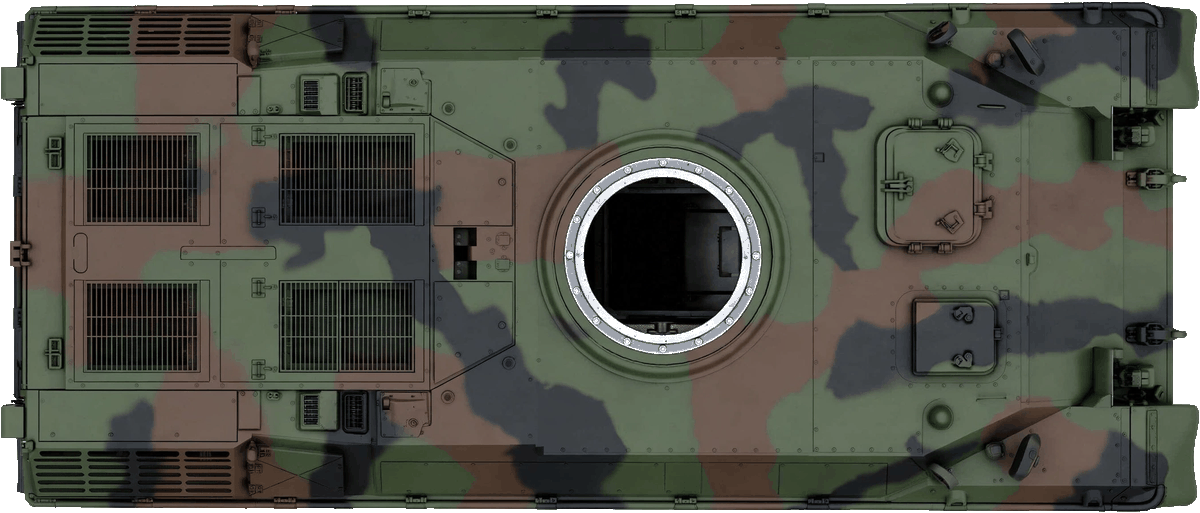
#> input picture assets/tanks/Leapard_1_hull.png, 1200 x 513 px, found by its file name; its folder holds only this picture in this run
$ python clean_sprite_bg.py ../assets/tanks/Leapard_1_hull.png
#> lines starting #> are read from the running program, lines starting #| are printed output that depends on the picture; after the words box and inside, x2 and y2 are one past the last pixel; in counts of white or black regions, pixels touching at a corner belong together
"""整车精灵贴图「白底 / 白色残留」清理工具。

用途
----
把 AI 生成的四层精灵贴图（`assets/tanks/**.png`）里未抠净的白色背景清成透明，
同时**保留坦克本体上的浅色高光与涂装**。

核心判据（一条，简单且不会误伤）
--------------------------------
把「图片外部」定义为：从图片边框出发，沿 **透明像素 ∪ 近白像素** 可达的区域。
→ 可达的近白像素 = 背景（外部白底、以及透过轮廓缝隙/镂空连通到外面的白边）
→ **不可达**的近白像素 = 被深色装甲完全包围 = 本体细节（高光/浅色涂装），一律保留

这样无论背景是全透明、半透明，还是整块不透明白底（外部白 → 从边框直接连通），
都能正确识别；而本体内部的白绝不与外部连通，因此永不被误删。

近白定义：不透明(alpha > 24) 且 max(RGB) >= 170 且 (max-min) <= 34。

不做羽化：这些贴图源本为**二值 alpha**（实测半透明像素数为 0），
早期版本用 alpha=128 做羽化会在深色战场上留下白色辉光边，已移除。

用法
----
  python scripts/clean_sprite_bg.py --dry [--ascii] [文件...]   # 只探测（可附清理后剪影预览）
  python scripts/clean_sprite_bg.py [文件...]                   # 清理（原地写回 png）
"""
import os
import sys
import json
from collections import deque

import numpy as np
from PIL import Image

ROOT = os.path.dirname(os.path.dirname(os.path.abspath(__file__)))
ASSETS = os.path.join(ROOT, 'assets', 'tanks')

THR_LIGHT = 170     # 近白亮度阈值 max(RGB)
SPREAD = 34         # 近白饱和度上限 max-min
ALPHA_OPAQUE = 24   # 视为不透明的 alpha 下限


def resolve(name):
    p = os.path.join(ASSETS, name)
    if not os.path.exists(p):
        p = os.path.join(ASSETS, 'barrels', os.path.basename(name))
    return p


def near_white(rgb):
    mx = rgb[:, :, :3].max(axis=2)
    mn = rgb[:, :, :3].min(axis=2)
    return (mx >= THR_LIGHT) & ((mx - mn) <= SPREAD)


def outside_reachable(passable):
    """从图片边框沿 passable 洪泛（4 邻域），返回可达掩码。"""
    h, w = passable.shape
    out = np.zeros((h, w), dtype=bool)
    dq = deque()
    for y in range(h):
        for x in (0, w - 1):
            if passable[y, x] and not out[y, x]:
                out[y, x] = True; dq.append((x, y))
    for x in range(w):
        for y in (0, h - 1):
            if passable[y, x] and not out[y, x]:
                out[y, x] = True; dq.append((x, y))
    while dq:
        x, y = dq.popleft()
        for dx, dy in ((1, 0), (-1, 0), (0, 1), (0, -1)):
            nx, ny = x + dx, y + dy
            if 0 <= nx < w and 0 <= ny < h and passable[ny, nx] and not out[ny, nx]:
                out[ny, nx] = True; dq.append((nx, ny))
    return out


def components(mask, min_px=300):
    h, w = mask.shape
    seen = np.zeros((h, w), dtype=bool)
    out = []
    for sy in range(h):
        for sx in range(w):
            if mask[sy, sx] and not seen[sy, sx]:
                dq = deque([(sx, sy)]); seen[sy, sx] = True
                pts = []
                while dq:
                    x, y = dq.popleft(); pts.append((x, y))
                    for dx, dy in ((1, 0), (-1, 0), (0, 1), (0, -1)):
                        nx, ny = x + dx, y + dy
                        if 0 <= nx < w and 0 <= ny < h and mask[ny, nx] and not seen[ny, nx]:
                            seen[ny, nx] = True; dq.append((nx, ny))
                if len(pts) >= min_px:
                    xs = [q[0] for q in pts]; ys = [q[1] for q in pts]
                    out.append(dict(px=len(pts), bbox=[min(xs), min(ys), max(xs) + 1, max(ys) + 1]))
    out.sort(key=lambda c: -c['px'])
    return out


def process(path, dry=False):
#> called with dry = False
    im = Image.open(path).convert('RGBA')
#> im is the input picture: PIL image 1200x513 RGBA; mean R, G, B, A 71.1, 72.8, 63.4, 243.9
    arr = np.array(im).astype(np.int16)
    alpha = arr[:, :, 3]
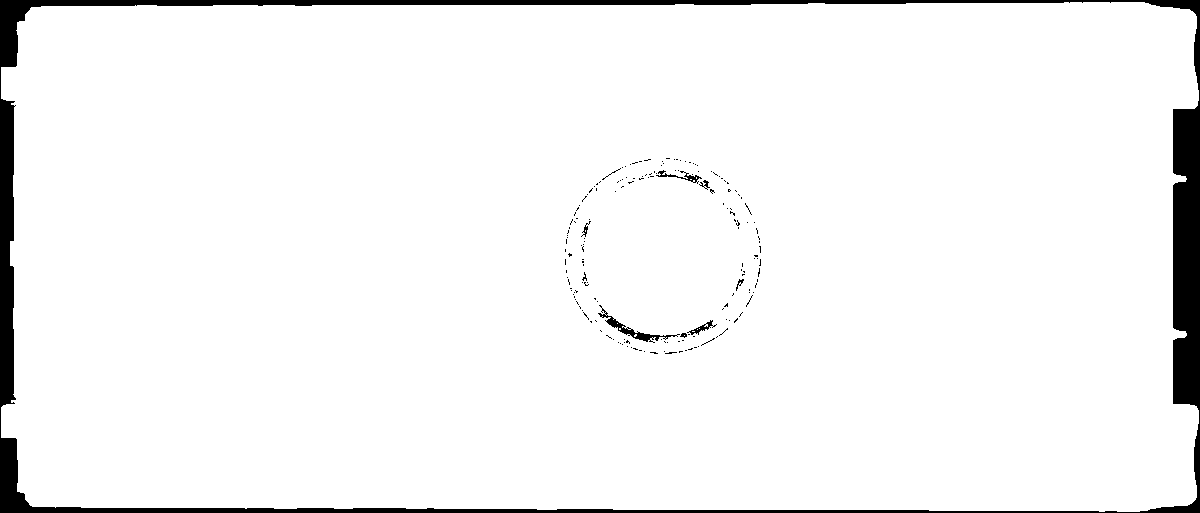
#> alpha: shape (513, 1200) int16; 95.6% white; 178 black regions (169 under 20 px), largest, box (x1, y1, x2, y2) and area: (0, 0, 1200, 513) 25452, (598, 305, 680, 343) 428, (656, 170, 702, 184) 157
    opaque = alpha > ALPHA_OPAQUE
    transparent = alpha <= ALPHA_OPAQUE
    nw = opaque & near_white(arr)
#> in near_white, `mx = rgb[:, :, :3].max(axis=2)`:
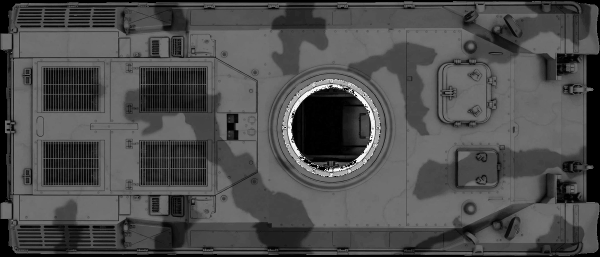
#> mx: shape (513, 1200) int16 (shown at 1/2 size); min 0, max 255, mean 77.3
#> in near_white, `mn = rgb[:, :, :3].min(axis=2)`:
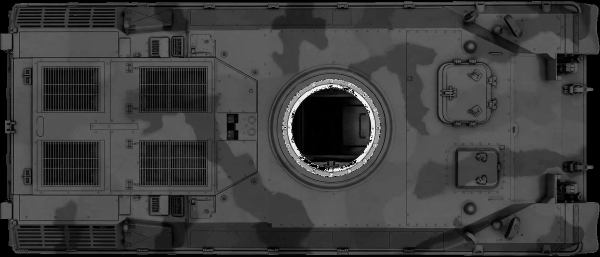
#> mn: shape (513, 1200) int16 (shown at 1/2 size); min 0, max 255, mean 62.1
#> in near_white, `return (mx >= THR_LIGHT) & ((mx - mn) <= SPREAD)`:
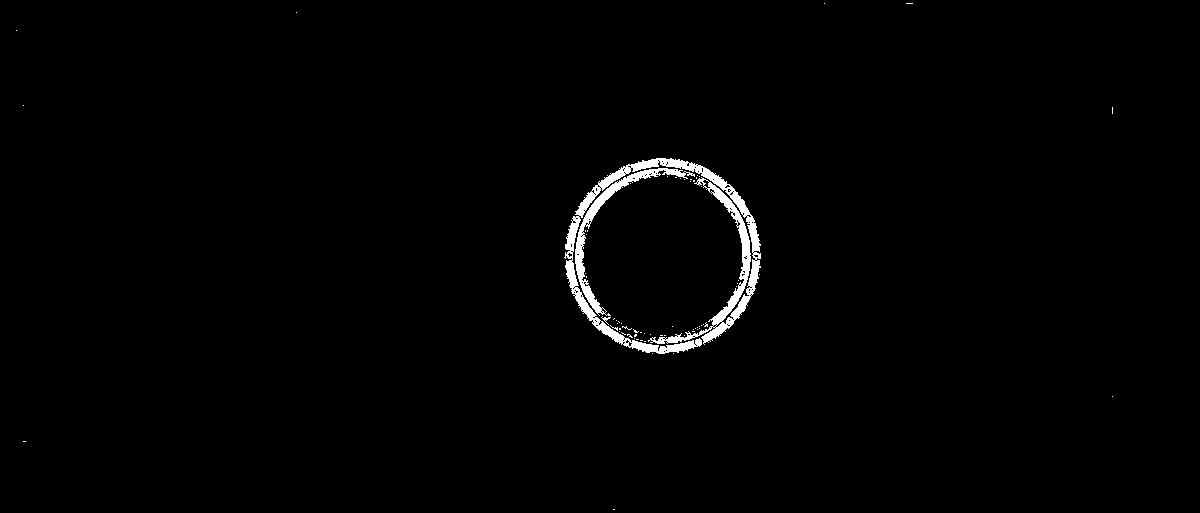
#> returned value: shape (513, 1200) bool; 1.3% white; 69 white regions (66 under 20 px), largest, box (x1, y1, x2, y2) and area: (564, 158, 761, 354) 6010, (575, 168, 695, 316) 1608, (601, 316, 611, 325) 26

    rel = os.path.relpath(path, ROOT).replace('\\', '/')
    if not nw.any():
        return dict(file=rel, size=[im.width, im.height], near_white=0, note='无近白像素')

    reach = outside_reachable(transparent | nw)
#> after the loop in outside_reachable, `for x in range(w):`:
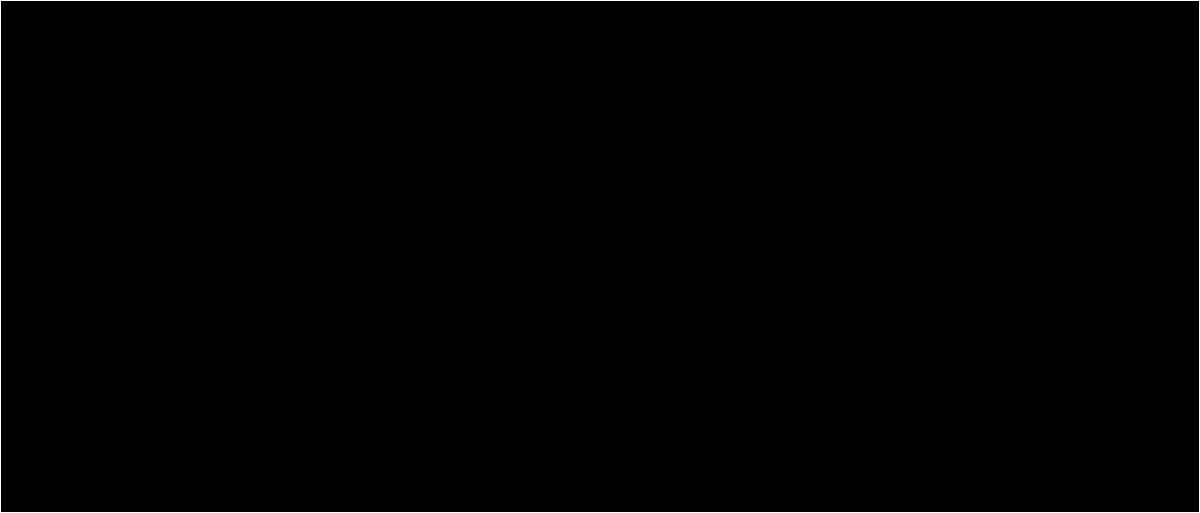
#> out: shape (513, 1200) bool; 0.56% white in thin lines or dots
#> after the loop in outside_reachable, `while dq:`:
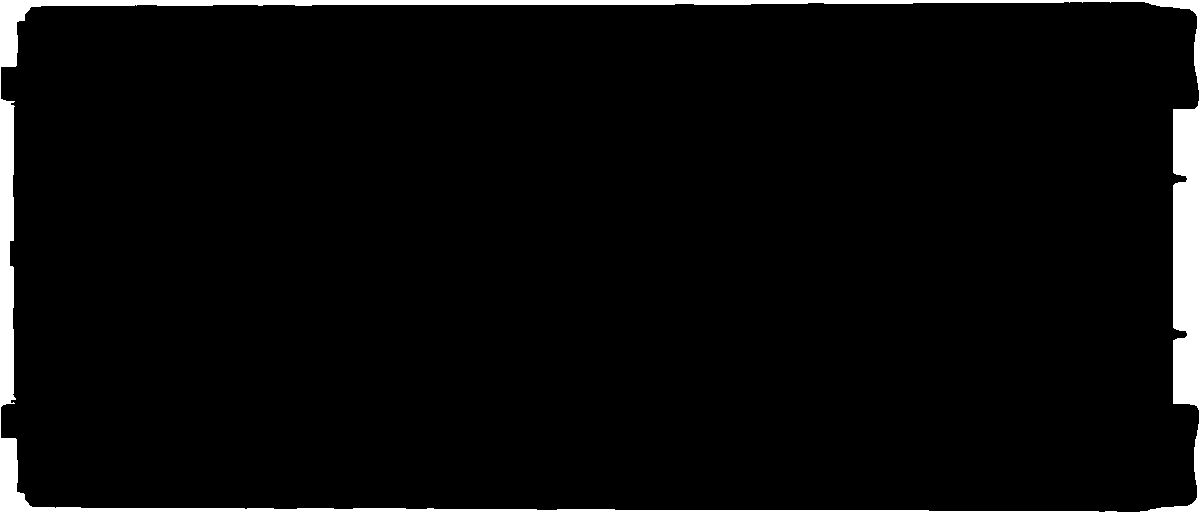
#> out: shape (513, 1200) bool; 4.1% white; 1 white region, box (x1, y1, x2, y2) and area: (0, 0, 1200, 513) 25462
    background = nw & reach
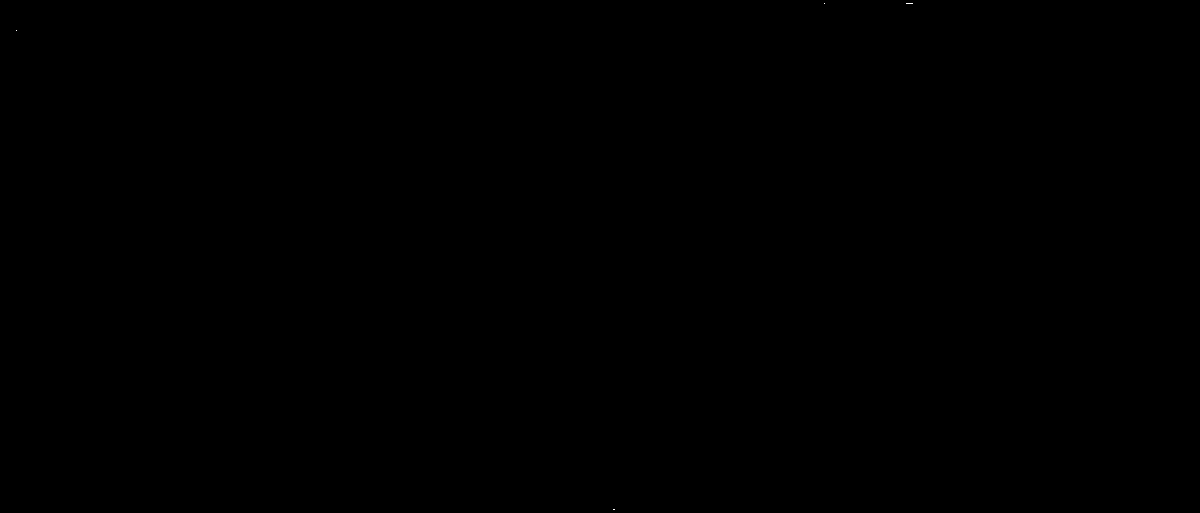
#> background: shape (513, 1200) bool; 0% white in thin lines or dots, all inside (x1, y1, x2, y2) = (16, 3, 913, 510)
    keep = nw & ~reach

    # 半透明像素统计（源应为二值 alpha；非 0 说明有软边，需留意）
    semi = int(((alpha > ALPHA_OPAQUE) & (alpha < 254) & near_white(arr)).sum())
#> semi = 0

    info = dict(
        file=rel, size=[int(im.width), int(im.height)],
        opaque=int(opaque.sum()), near_white=int(nw.sum()),
        background=int(background.sum()),
        background_pct_of_opaque=round(100 * float(background.sum()) / max(1, int(opaque.sum())), 1),
        body_detail_keep=int(keep.sum()),
        body_detail_top=components(keep, 300)[:3],
        semi_transparent_near_white=semi,
    )
#> info = 9 items
    if not dry and background.any():
        out = np.array(im)
        out[background, 3] = 0
#> out: shape (513, 1200, 4)
        Image.fromarray(out, 'RGBA').save(path)
        info['rewritten'] = True
    return info


# [22 lines left out: functions ascii_preview, all_pngs, not called in this run]


if __name__ == '__main__':
    dry = '--dry' in sys.argv
    show = '--ascii' in sys.argv
    files = [f for f in sys.argv[1:] if not f.startswith('--')] or all_pngs()
    for f in files:
        p = resolve(f)
        if not os.path.exists(p):
            print(json.dumps(dict(file=f, error='missing'), ensure_ascii=False))
            continue
        info = process(p, dry)
#> info = 10 items
        print(json.dumps(info, ensure_ascii=False))
#> (printed output is left out)
        if show and info.get('background'):
            print('  ---- 清理后剪影（# = 保留的不透明像素）----')
            for ln in ascii_preview(p):
                print('  ' + ln)
